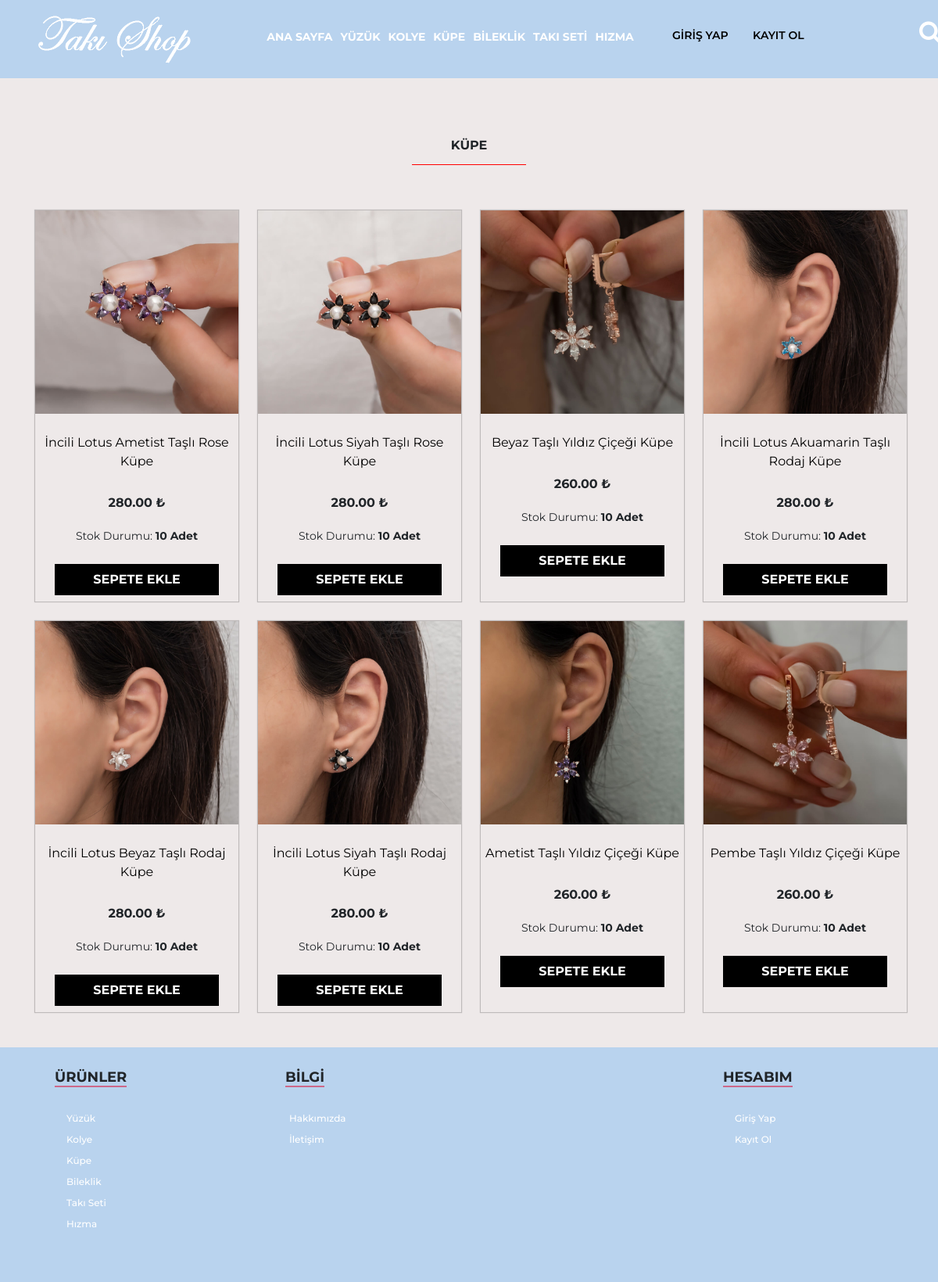
/urunler.php?urun_kategori=küpe, run on the app's committed database.
### tables this page shows
CREATE TABLE `urunler` (
  `urun_id` int(11) NOT NULL,
  `urun_resim` varchar(255) NOT NULL,
  `urun_ad` varchar(255) NOT NULL,
  `urun_fiyat` varchar(255) NOT NULL,
  `urun_stok` varchar(255) NOT NULL,
  `urun_kategori` varchar(255) NOT NULL,
  `urun_onecikan` enum('1','2') NOT NULL,
  `urun_aciklama` varchar(1250) NOT NULL
);

### urunler.php (the view)
<?php include "header.php";
if(isset($_GET['urun_kategori'])){
$urunsor=$db->prepare("SELECT * FROM urunler where urun_kategori=:kategori");
$urunsor->execute(array(
    'kategori' => $_GET['urun_kategori']
));
}
else{
$search = $_POST['a_search'];
$urunsor=$db->prepare("SELECT * FROM urunler where urun_ad LIKE '%$search%'");
$urunsor->execute(array());
}
?>
<div class="container">
		<center><span id="ozelurun"><?php echo $_GET['urun_kategori']; ?></span></center> <br><br><br><br>
		<div class="row">
			 <?php
			 while($uruncek=$urunsor->fetch(PDO::FETCH_ASSOC)) { ?>
			<div class="col-md-3">
				<div class="urun">
					<div class="urun-res"><img src="admin/<?php echo $uruncek['urun_resim']; ?>" width="260"></div>
					<div class="urun-info"><a href="" class="urun_link"><center>	<?php echo $uruncek['urun_ad']; ?></a><br>
					<b style="position:relative;top:30px"><?php echo $uruncek['urun_fiyat']; ?> ₺</b><br><br><br>
					<small>Stok Durumu: <span style="font-weight: bold;">
						<?php
							if($uruncek['urun_stok']<1){?>
							<span style="color: red;">Stok Tükendi</span>
						<?php }else{
echo $uruncek['urun_stok']." Adet";
}
						 ?>
</span></small>
					<br><br>
					<a href="urunbilgi.php?urun_id=<?php echo $uruncek['urun_id']; ?>"><button class="sptekle">SEPETE EKLE</button></a>
					</div></center>
				</div>
			</div>
			<?php } ?>
		</div>
	</div>
<?php include "footer.php"; ?>

### css/style.css (style rules this page uses)
* { list-style: none; font-family: 'Montserrat', sans-serif; }
#ozelurun { font-family: 'Montserrat', sans-serif; font-weight: 700; text-transform: uppercase; position: relative; border-bottom: 1px solid red; padding: 15px 50px; top: 50px; }
.urun { width: 260px; height: 500px; cursor: pointer; margin-top: 25px; box-shadow: 0 0 1px 1px rgba(0, 0, 0, .2); }
.urun-res { width: 260px; height: 260px; float: left; }
.urun-info { float: left; width: 260px; height: 162px; }
.urun_link { text-decoration: none; align-items: center; color: black; top: 25px; position: relative; display: block; }
.sptekle { height: 40px; border: 0; outline: none; color: white; background-color: black; font-weight: bold; width: 210px; }

### data on the page
urunler: urun_resim (picture), urun_ad "İncili Lotus Ametist Taşlı Rose Küpe", urun_fiyat "280.00", urun_stok "10"
urunler: urun_resim (picture), urun_ad "İncili Lotus Siyah Taşlı Rose Küpe", urun_fiyat "280.00", urun_stok "10"
urunler: urun_resim (picture), urun_ad "Beyaz Taşlı Yıldız Çiçeği Küpe", urun_fiyat "260.00", urun_stok "10"
urunler: urun_resim (picture), urun_ad "İncili Lotus Akuamarin Taşlı Rodaj Küpe", urun_fiyat "280.00", urun_stok "10"
urunler: urun_resim (picture), urun_ad "İncili Lotus Beyaz Taşlı Rodaj Küpe", urun_fiyat "280.00", urun_stok "10"
urunler: urun_resim (picture), urun_ad "İncili Lotus Siyah Taşlı Rodaj Küpe", urun_fiyat "280.00", urun_stok "10"
urunler: urun_resim (picture), urun_ad "Ametist Taşlı Yıldız Çiçeği Küpe", urun_fiyat "260.00", urun_stok "10"
urunler: urun_resim (picture), urun_ad "Pembe Taşlı Yıldız Çiçeği Küpe", urun_fiyat "260.00", urun_stok "10"

### other printed values
$_GET['urun_kategori'] "KÜPE"
